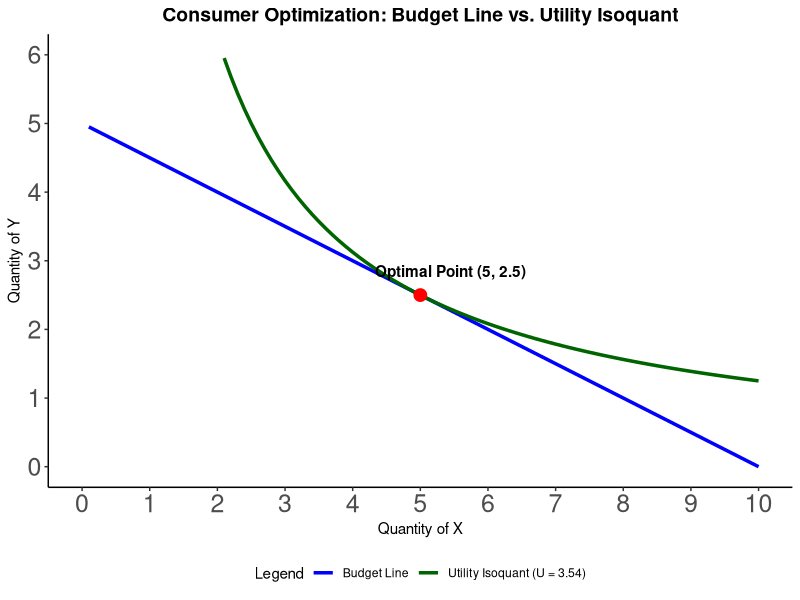
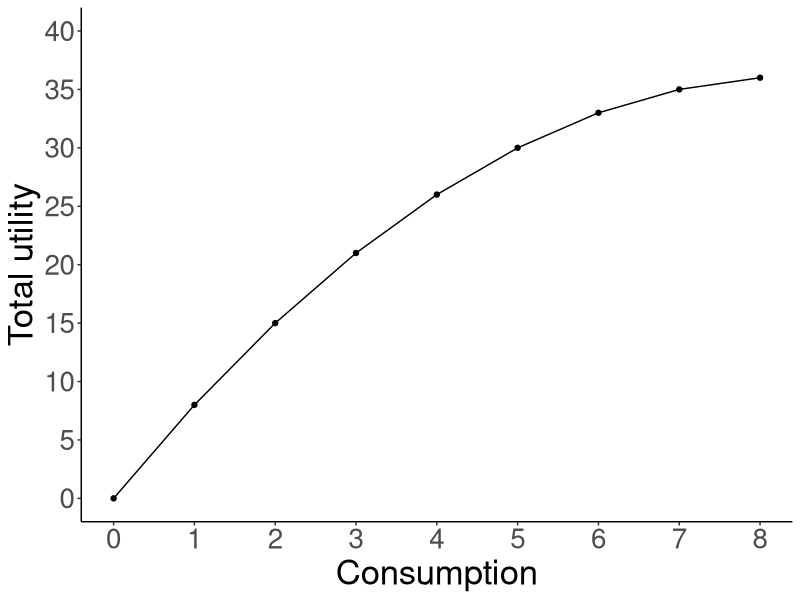
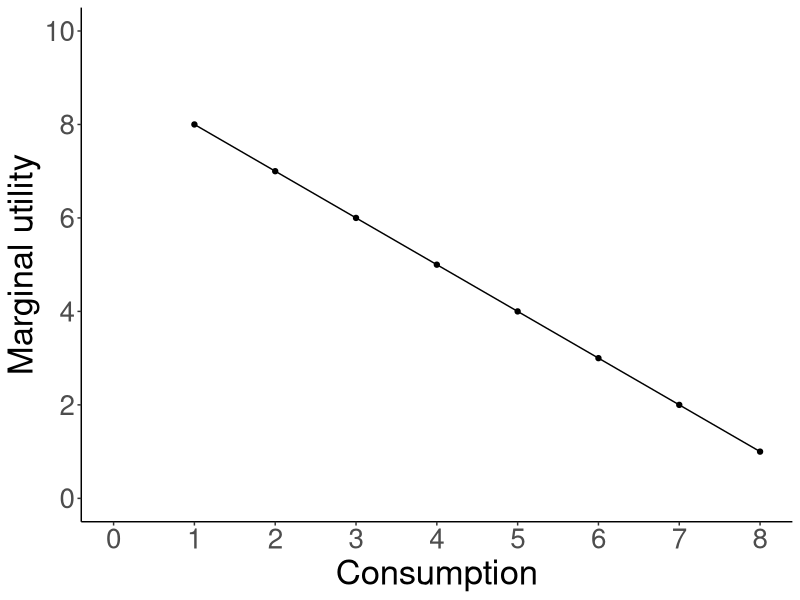
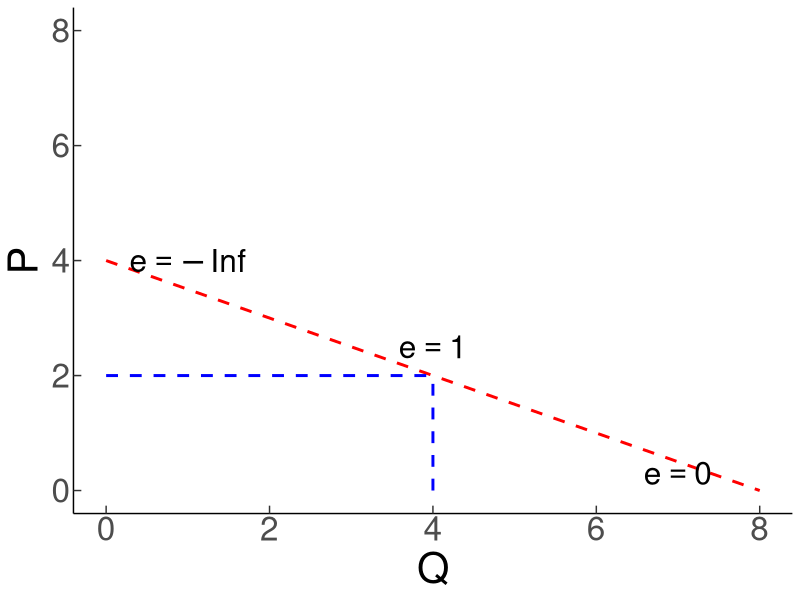
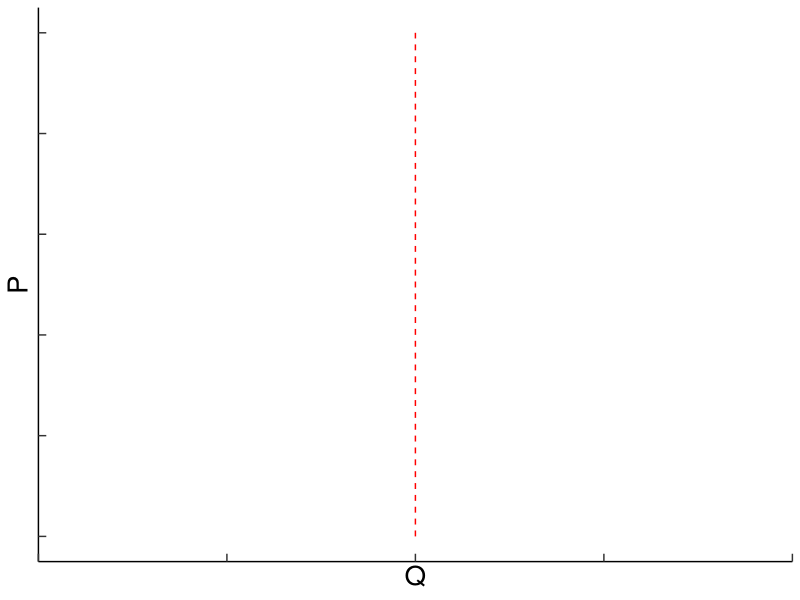
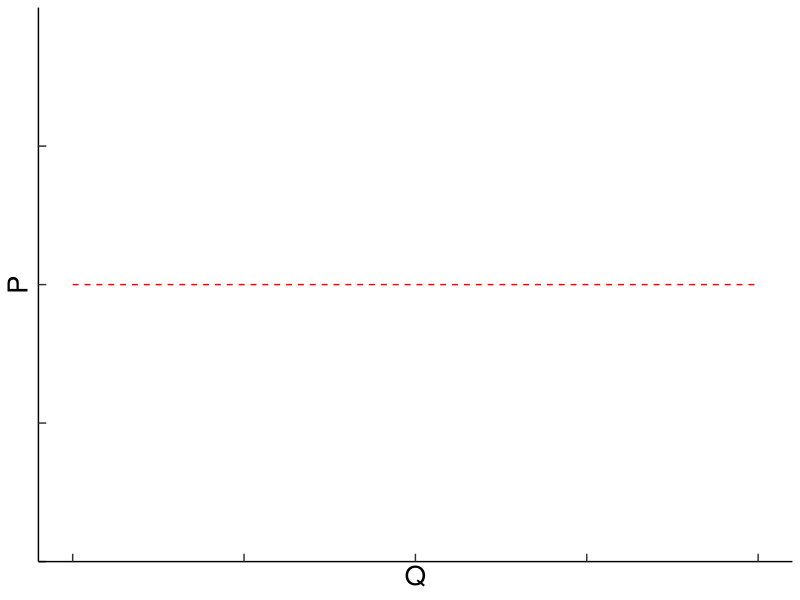
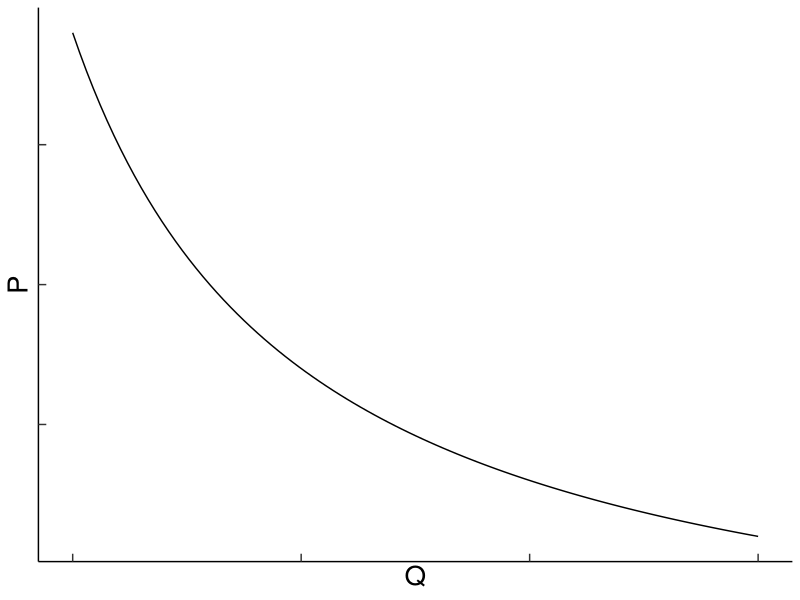

Recreate these plots in R, in order.
## ---- chunk 1

knitr::opts_chunk$set(echo = FALSE, message = FALSE, warning = FALSE)

## ---- chunk 2
# Load required library
library(ggplot2)

# Define the data range for X
x_vals <- seq(0.1, 10, length.out = 100)

# 1. Budget Line Equation: Y = (100 - 10X) / 20
budget_line <- (100 - 10 * x_vals) / 20

# 2. Indifference Curve (Isoquant) Equation: Y = U^2 / X
# Since max utility U = sqrt(12.5) ~= 3.5355, U^2 = 12.5
indifference_curve <- 12.5 / x_vals

# Combine into a data frame
df <- data.frame(
  X = rep(x_vals, 2),
  Y = c(budget_line, indifference_curve),
  Type = rep(c("Budget Line", "Utility Isoquant (U = 3.54)"), each = 100)
)

# Filter out negative Y values for the budget line to keep the plot clean
df <- df[df$Y >= 0, ]

# Define the optimal consumption point
optimal_point <- data.frame(X = 5, Y = 2.5)

# Create the plot
ggplot() +
  # Plot the lines
  geom_line(data = df, aes(x = X, y = Y, color = Type), size = 1.2) +
  # Plot the optimal point
  geom_point(data = optimal_point, aes(x = X, y = Y), color = "red", size = 4) +
  # Label the optimal point
  geom_text(data = optimal_point, aes(x = X, y = Y, label = "Optimal Point (5, 2.5)"), 
            vjust = -1.5, hjust = 0.3, fontface = "bold") +
  # Formatting axes and labels
  labs(
    title = "Consumer Optimization: Budget Line vs. Utility Isoquant",
    x = "Quantity of X",
    y = "Quantity of Y",
    color = "Legend"
  ) +
  scale_color_manual(values = c("Budget Line" = "blue", "Utility Isoquant (U = 3.54)" = "darkgreen")) +
  scale_x_continuous(limits = c(0, 10), breaks = seq(0, 10, 1)) +
  scale_y_continuous(limits = c(0, 6), breaks = seq(0, 6, 1)) +
  theme_classic() +
  theme(
    plot.title = element_text(face = "bold", size = 14, hjust = 0.5),
    legend.position = "bottom",
    axis.text = element_text(size = 18)
  )
## ---- chunk 3
x <- c(seq(0, 8, 1))
y <- c(0, 8, 15, 21, 26, 30, 33, 35, 36)
c <- c(NA, 8, 7, 6, 5, 4, 3, 2, 1)
d <- c(NA, 2, 3, 4, 5, 6, 7, 8, 9)
dta1 <- data.frame(x, y, c, d)

ggplot(dta1, aes(x=x, y=y)) +
  geom_line() +
  geom_point() +
  labs(x="Consumption", y="Total utility") +
  scale_x_continuous(n.breaks = 8) +
  scale_y_continuous(limits = c(0,40), n.breaks = 8) +
  theme_classic() +
  theme(text = element_text(size=25))

## ---- chunk 4
ggplot(dta1, aes(x=x, y=c)) +
  geom_line() +
  geom_point() +
  labs(x="Consumption", y="Marginal utility") +
  scale_x_continuous(n.breaks = 8) +
  scale_y_continuous(limits = c(0,10), n.breaks = 8) +
  theme_classic() +
  theme(text = element_text(size=25))
## ---- chunk 5
ggplot(data.frame(x=c(0,8)), aes(x=x)) +
  scale_y_continuous(limits = c(0,8)) +
  labs(x="Q", y="P") + 
  theme_classic() +
  theme(text = element_text(size=30),
      axis.ticks.length = unit(-2, "mm")) +
  annotate("segment", x=0, xend = 8, y=4, yend = 0, color="red",
           linetype = 2, size=1) +
  annotate("text", x=1, y=4, label="e == - Inf", parse=T, size = 8) +
  annotate("text", x=7, y=0.3, label="e == 0", parse=T, size = 8) +
  annotate("segment", x=0, xend = 4, y=2, yend = 2, color="blue",
           linetype = 2, size=1) +
    annotate("segment", x=4, xend = 4, y=0, yend = 2, color="blue",
           linetype = 2, size=1) +
   annotate("text", x=4, y=2.5, label="e == 1", parse=T, size = 8)  
## ---- chunk 6

xyplot <- ggplot(data.frame(x=c(0,100)), aes(x=x)) +
  labs(x="Q", y="P") + 
  theme_classic() +
  theme(axis.text.x=element_blank(),
      axis.text.y=element_blank(),
      text = element_text(size=20),
      axis.ticks.length = unit(-2, "mm"))
xyplot +
  annotate("segment", x=10, xend = 10, y=0, yend = 50, linetype=2, color ="red")
## ---- chunk 7
xyplot +
  annotate("segment", x=0, xend = 100, y=50, yend = 50, linetype=2, color ="red")
## ---- chunk 8
dta2 <- data.frame(x=c(1,2,3), y=c(12,6, 14))
eq1 <- function(x){12/x}

xyplot2 <- ggplot(data.frame(x=c(1,4)), aes(x=x)) +
  labs(x="Q", y="P") + 
  theme_classic() +
  theme(axis.text.x=element_blank(),
      axis.text.y=element_blank(),
      text = element_text(size=20),
      axis.ticks.length = unit(-2, "mm"))

xyplot2 + 
  stat_function(fun = eq1)
